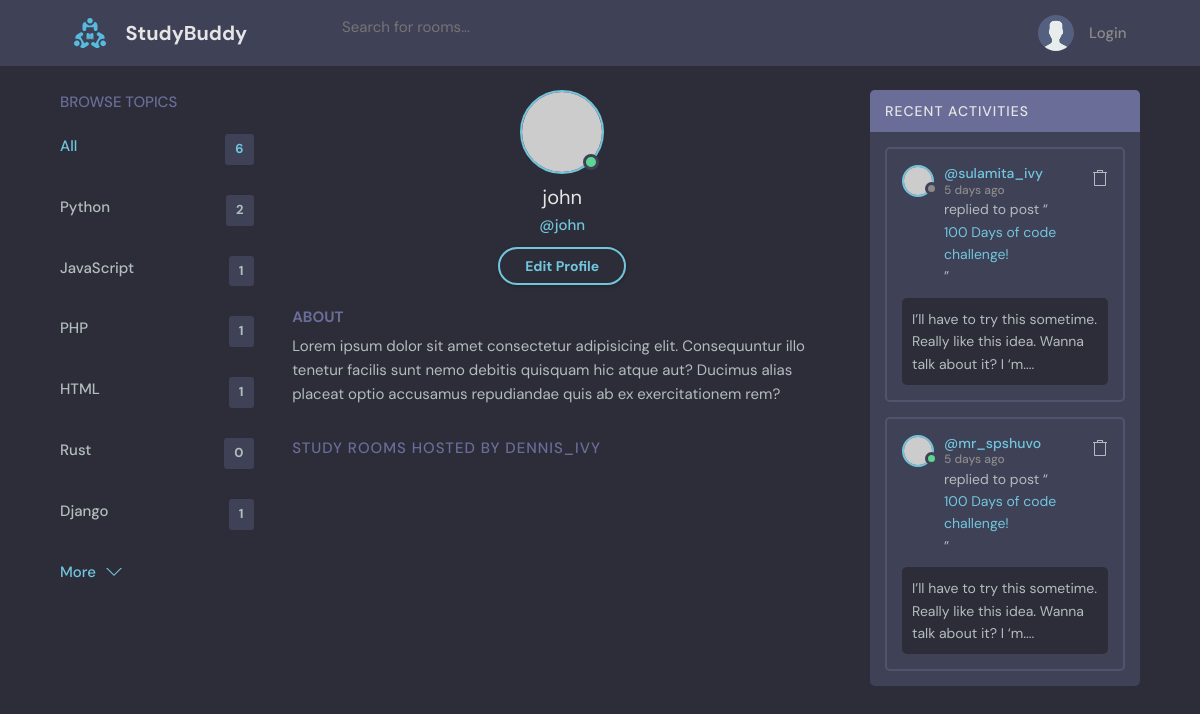
The app's page /profile/2/ with its own data.
### base/models.py (models this page shows, shortened)
class Topic(models.Model):
    name = models.CharField(max_length=50)

### base/views.py (the view)
# urls.py: path("profile/<str:pk>/", views.userProfile, name="user-profile"),
def userProfile(request,pk):
    user = User.objects.get(id=pk)
    rooms = user.room_set.all()
    room_messages=user.message_set.all()
    topics=Topic.objects.all()
    context = {'user':user,'room_messages':room_messages,'topics':topics,'room':room}
    return render(request, 'base/profile.html', context)

### base/templates/base/profile.html (shortened to what this page needs)
  {% extends 'main.html' %}
  {% block content %}
  <main class="profile-page layout layout--3">
    <div class="container">
      {% include 'base/topic_component.html' %}
      <div class="roomList">
        <div class="profile">
          <div class="profile__avatar">
            <div class="avatar avatar--large active">
              <img src="https://randomuser.me/api/portraits/men/11.jpg" />
            </div>
          </div>
          <div class="profile__info">
            <h3>{{user.username}}</h3>
            <p>@{{user.username}}</p>
            <a href="edit-user.html" class="btn btn--main btn--pill">Edit Profile</a>
          </div>
          <div class="profile__about">
            <h3>About</h3>
            <p>
              Lorem ipsum dolor sit amet consectetur adipisicing elit. Consequuntur illo tenetur
              facilis sunt nemo debitis quisquam hic atque aut? Ducimus alias placeat optio
              accusamus repudiandae quis ab ex exercitationem rem?
            </p>
          </div>
        </div>
        <div class="roomList__header">
          <div>
            <h2>Study Rooms Hosted by dennis_ivy</a>
            </h2>
          </div>
        </div>
      </div>
      <div class="activities">
        <div class="activities__header">
          <h2>Recent Activities</h2>
        </div>
        <div class="activities__box">
          <div class="activities__boxHeader roomListRoom__header">
            <a href="profile.html" class="roomListRoom__author">
              <div class="avatar avatar--small">
                <img src="https://randomuser.me/api/portraits/women/11.jpg" />
              </div>
              <p>
                @sulamita_ivy
                <span>5 days ago</span>
              </p>
            </a>
            <div class="roomListRoom__actions">
              <a href="#">
              </a>
            </div>
          </div>
          <div class="activities__boxContent">
            <p>replied to post “<a href="room.html">100 Days of code challenge!</a>”</p>
            <div class="activities__boxRoomContent">
              I’ll have to try this sometime. Really like this idea. Wanna talk about it? I ‘m....
            </div>
          </div>
        </div>
        <div class="activities__box">
          <div class="activities__boxHeader roomListRoom__header">
            <a href="profile.html" class="roomListRoom__author">
              <div class="avatar avatar--small active">
                <img src="https://randomuser.me/api/portraits/men/13.jpg" />
              </div>
              <p>
                @mr_spshuvo
                <span>5 days ago</span>
              </p>
            </a>
            <div class="roomListRoom__actions">
              <a href="#">
              </a>
            </div>
          </div>
          <div class="activities__boxContent">
            <p>replied to post “<a href="room.html">100 Days of code challenge!</a>”</p>
            <div class="activities__boxRoomContent">
              I’ll have to try this sometime. Really like this idea. Wanna talk about it? I ‘m....
            </div>
          </div>
        </div>
      </div>
    </div>
  </main>
  {% endblock content %}

### base/templates/base/topic_component.html
        <div class="topics">
            <div class="topics__header">
              <h2>Browse Topics</h2>
            </div>
            <ul class="topics__list">
              <li>
                <a href="{% url 'home' %}" class="active">All <span>{{topics.count}}</span></a>
              </li>
              {% for topic in topics %}
              <li>
                <a href="{% url 'home' %}?q={{topic.name}}">{{topic.name}} <span>{{topic.room_set.all.count}}</span></a>
              </li>
              {% endfor %}
            </ul>
            <a class="btn btn--link" href="topics.html">
              More
              <svg version="1.1" xmlns="http://www.w3.org/2000/svg" width="32" height="32" viewBox="0 0 32 32">
                <title>chevron-down</title>
                <path d="M16 21l-13-13h-3l16 16 16-16h-3l-13 13z"></path>
              </svg>
            </a>
          </div>

### records on screen
Topic: name "Python", room_set.all.count "2"
Topic: name "JavaScript", room_set.all.count "1"
Topic: name "PHP", room_set.all.count "1"
Topic: name "HTML", room_set.all.count "1"
Topic: name "Rust", room_set.all.count "0"
Topic: name "Django", room_set.all.count "1"

### other values on screen
{{ topics.count }} "6"
{{ user.username }} "john"
